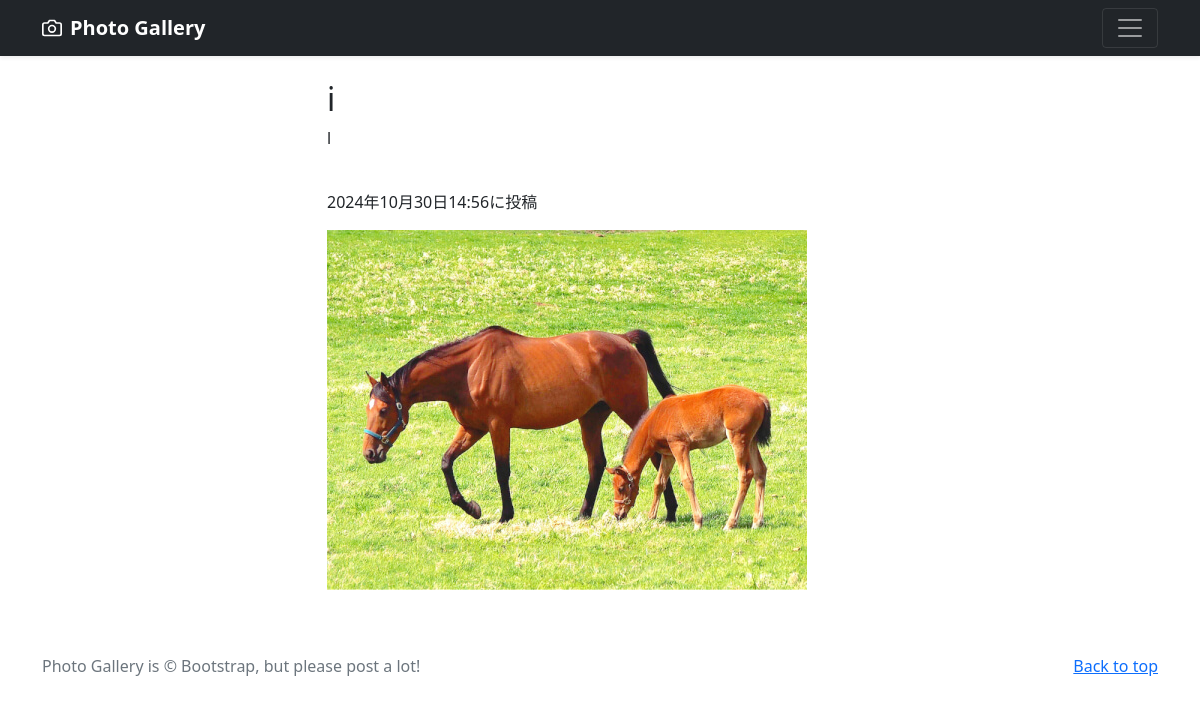
/photo-detail/2 (signed in), run on the app's committed database.
### photo/models.py (models this page shows, shortened)
class PhotoPost(models.Model):
    user=models.ForeignKey(
        CustomUser,
        verbose_name='ユーザー',
        on_delete=models.CASCADE
    )
    category=models.ForeignKey(
        Category,
        verbose_name='カテゴリ',
        on_delete=models.PROTECT
    )
    title=models.CharField(
        verbose_name='タイトル',
        max_length=200
    )
    comment=models.TextField(
        verbose_name='コメント',
    )
    image1=models.ImageField(
        verbose_name='イメージ1',
        upload_to='photos'
    )
    image2=models.ImageField(
        verbose_name='イメージ2',
        upload_to='photos',
        blank=True,
        null=True
    )
    posted_at=models.DateTimeField(
        verbose_name='投稿日時',
        auto_now_add=True
    )

### photo/views.py (the view)
class DetailView(DetailView):
    template_name='detail.html'
    model=PhotoPost

### photo/templates/detail.html (shortened to what this page needs)
{% extends 'base.html' %}
      {% block contents %}
      <br>
      <div class="container">
        <div class="row">
          <div class="col offset-3">
            <h2>{{object.title}}</h2>
            <p>{{object.comment}}</p>
            <br>
            <p>{{object.posted_at}}に投稿</p>
            <p><img src="{{ object.image1.url }}"></img></p>
      {% endblock %}

### data on the page
PhotoPost: title "i", comment "l", posted_at "2024年10月30日14:56", image1 (picture)
